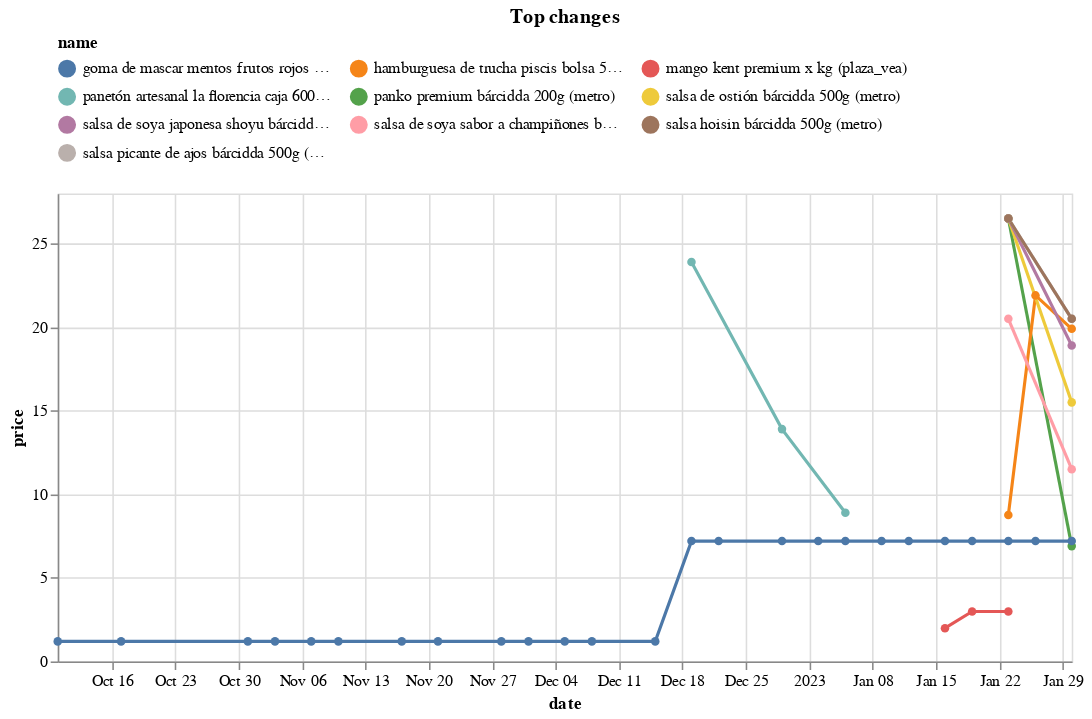

Source (notebook cell):
### Code cell
(top_changes
 .head(10)
 .drop('change', axis=1)
 .merge(df, on=['store','sku'])
 .pipe(alt.Chart)
 .mark_line(point=True)
 .encode(x='date', y='price', color='name', tooltip=['name','price'])
 .properties(width=650, title='Top changes')
 .configure_legend(orient='top', columns=3)
)

### Figure 1 — Vega-Lite specification as saved in the notebook (floating-point values rounded to 4 significant figures)
{"config": {"view": {"continuousWidth": 400, "continuousHeight": 300}, "legend": {"columns": 3, "orient": "top"}}, "data": {"name": "data-b0df3c54dcdcc1d16eca9d7dacd7aeb0"}, "mark": {"type": "line", "point": true}, "encoding": {"color": {"field": "name", "type": "nominal"}, "tooltip": [{"field": "name", "type": "nominal"}, {"field": "price", "type": "quantitative"}], "x": {"field": "date", "type": "temporal"}, "y": {"field": "price", "type": "quantitative"}}, "title": "Top changes", "width": 650, "$schema": "https://vega.github.io/schema/vega-lite/v4.17.0.json", "datasets": {"data-b0df3c54dcdcc1d16eca9d7dacd7aeb0": [{"store": "metro", "sku": 1017226, "brand": "Bárcidda", "uri": "https://www.metro.pe/panko-premium-barcidda-200g-981119/p", "name": "panko premium bárcidda 200g (metro)", "price": 6.9, "category": "https://www.metro.pe/abarrotes/condimentos-vinagres-y-comida-instantanea/salsas-y-bases-instantaneas", "date": "2023-01-30T00:00:00"}, {"store": "metro", "sku": 1017226, "brand": "Bárcidda", "uri": "https://www.metro.pe/panko-premium-barcidda-200g-981119/p", "name": "panko premium bárcidda 200g (metro)", "price": 26.5, "category": "https://www.metro.pe/abarrotes/condimentos-vinagres-y-comida-instantanea/salsas-y-bases-instantaneas", "date": "2023-01-23T00:00:00"}, {"store": "plaza_vea", "sku": 13447, "brand": "PISCIS", "uri": "https://www.plazavea.com.pe/hamburguesa-de-trucha-piscis-bolsa-500g/p", "name": "hamburguesa de trucha piscis bolsa 500g (plaza_vea)", "price": 21.9, "category": "https://www.plazavea.com.pe/congelados", "date": "2023-01-26T00:00:00"}, {"store": "plaza_vea", "sku": 13447, "brand": "PISCIS", "uri": "https://www.plazavea.com.pe/hamburguesa-de-trucha-piscis-bolsa-500g/p", "name": "hamburguesa de trucha piscis bolsa 500g (plaza_vea)", "price": 8.76, "category": "https://www.plazavea.com.pe/congelados", "date": "2023-01-23T00:00:00"}, {"store": "plaza_vea", "sku": 13447, "brand": "PISCIS", "uri": "https://www.plazavea.com.pe/hamburguesa-de-trucha-piscis-bolsa-500g/p", "name": "hamburguesa de trucha piscis bolsa 500g (plaza_vea)", "price": 19.9, "category": "https://www.plazavea.com.pe/congelados", "date": "2023-01-30T00:00:00"}, {"store": "metro", "sku": 1017219, "brand": "Bárcidda", "uri": "https://www.metro.pe/salsa-de-soya-sabor-a-champinones-barcidda-500ml-981112/p", "name": "salsa de soya sabor a champiñones bárcidda 500ml (metro)", "price": 11.5, "category": "https://www.metro.pe/abarrotes/condimentos-vinagres-y-comida-instantanea/vinagres-y-sillao", "date": "2023-01-30T00:00:00"}, {"store": "metro", "sku": 1017219, "brand": "Bárcidda", "uri": "https://www.metro.pe/salsa-de-soya-sabor-a-champinones-barcidda-500ml-981112/p", "name": "salsa de soya sabor a champiñones bárcidda 500ml (metro)", "price": 20.5, "category": "https://www.metro.pe/abarrotes/condimentos-vinagres-y-comida-instantanea/vinagres-y-sillao", "date": "2023-01-23T00:00:00"}, {"store": "metro", "sku": 1017221, "brand": "Bárcidda", "uri": "https://www.metro.pe/salsa-de-ostion-barcidda-500g-981114/p", "name": "salsa de ostión bárcidda 500g (metro)", "price": 15.5, "category": "https://www.metro.pe/abarrotes/condimentos-vinagres-y-comida-instantanea/salsas-para-cocinar-y-tucos", "date": "2023-01-30T00:00:00"}, {"store": "metro", "sku": 1017221, "brand": "Bárcidda", "uri": "https://www.metro.pe/salsa-de-ostion-barcidda-500g-981114/p", "name": "salsa de ostión bárcidda 500g (metro)", "price": 26.5, "category": "https://www.metro.pe/abarrotes/condimentos-vinagres-y-comida-instantanea/salsas-para-cocinar-y-tucos", "date": "2023-01-23T00:00:00"}, {"store": "plaza_vea", "sku": 10765059, "brand": "LA FLORENCIA", "uri": null, "name": "panetón artesanal la florencia caja 600g (plaza_vea)", "price": 13.9, "category": "https://www.plazavea.com.pe/panaderia-y-pasteleria", "date": "2022-12-29T00:00:00"}, {"store": "plaza_vea", "sku": 10765059, "brand": "LA FLORENCIA", "uri": null, "name": "panetón artesanal la florencia caja 600g (plaza_vea)", "price": 8.9, "category": "https://www.plazavea.com.pe/panaderia-y-pasteleria", "date": "2023-01-05T00:00:00"}, {"store": "plaza_vea", "sku": 10765059, "brand": "LA FLORENCIA", "uri": null, "name": "panetón artesanal la florencia caja 600g (plaza_vea)", "price": 23.9, "category": "https://www.plazavea.com.pe/panaderia-y-pasteleria", "date": "2022-12-19T00:00:00"}, {"store": "metro", "sku": 1017220, "brand": "Bárcidda", "uri": "https://www.metro.pe/salsa-de-soya-japonesa-shoyu-barcidda-500ml-981113/p", "name": "salsa de soya japonesa shoyu bárcidda 500ml (metro)", "price": 18.9, "category": "https://www.metro.pe/abarrotes/condimentos-vinagres-y-comida-instantanea/vinagres-y-sillao", "date": "2023-01-30T00:00:00"}, {"store": "metro", "sku": 1017220, "brand": "Bárcidda", "uri": "https://www.metro.pe/salsa-de-soya-japonesa-shoyu-barcidda-500ml-981113/p", "name": "salsa de soya japonesa shoyu bárcidda 500ml (metro)", "price": 26.5, "category": "https://www.metro.pe/abarrotes/condimentos-vinagres-y-comida-instantanea/vinagres-y-sillao", "date": "2023-01-23T00:00:00"}, {"store": "plaza_vea", "sku": 10772155, "brand": "PLAZA VEA", "uri": "https://www.plazavea.com.pe/mango-kent-premium/p", "name": "mango kent premium x kg (plaza_vea)", "price": 2.99, "category": "https://www.plazavea.com.pe/frutas-y-verduras", "date": "2023-01-23T00:00:00"}, {"store": "plaza_vea", "sku": 10772155, "brand": "PLAZA VEA", "uri": "https://www.plazavea.com.pe/mango-kent-premium/p", "name": "mango kent premium x kg (plaza_vea)", "price": 1.99, "category": "https://www.plazavea.com.pe/frutas-y-verduras", "date": "2023-01-16T00:00:00"}, {"store": "plaza_vea", "sku": 10772155, "brand": "PLAZA VEA", "uri": "https://www.plazavea.com.pe/mango-kent-premium/p", "name": "mango kent premium x kg (plaza_vea)", "price": 2.99, "category": "https://www.plazavea.com.pe/frutas-y-verduras", "date": "2023-01-19T00:00:00"}, {"store": "plaza_vea", "sku": 62784, "brand": "MENTOS", "uri": "https://www.plazavea.com.pe/chicle-con-centro-liquido-mentos-frutos-rojos-frasco-30g/p", "name": "goma de mascar mentos frutos rojos envase 30g (plaza_vea)", "price": 7.2, "category": "https://www.plazavea.com.pe/abarrotes", "date": "2022-12-22T00:00:00"}, {"store": "plaza_vea", "sku": 62784, "brand": "MENTOS", "uri": "https://www.plazavea.com.pe/chicle-con-centro-liquido-mentos-frutos-rojos-frasco-30g/p", "name": "goma de mascar mentos frutos rojos envase 30g (plaza_vea)", "price": 7.2, "category": "https://www.plazavea.com.pe/abarrotes", "date": "2023-01-26T00:00:00"}, {"store": "plaza_vea", "sku": 62784, "brand": "MENTOS", "uri": "https://www.plazavea.com.pe/chicle-con-centro-liquido-mentos-frutos-rojos-frasco-30g/p", "name": "goma de mascar mentos frutos rojos envase 30g (plaza_vea)", "price": 1.2, "category": "https://www.plazavea.com.pe/abarrotes", "date": "2022-10-17T00:00:00"}, {"store": "plaza_vea", "sku": 62784, "brand": "MENTOS", "uri": "https://www.plazavea.com.pe/chicle-con-centro-liquido-mentos-frutos-rojos-frasco-30g/p", "name": "goma de mascar mentos frutos rojos envase 30g (plaza_vea)", "price": 1.2, "category": "https://www.plazavea.com.pe/abarrotes", "date": "2022-10-10T00:00:00"}, {"store": "plaza_vea", "sku": 62784, "brand": "MENTOS", "uri": "https://www.plazavea.com.pe/chicle-con-centro-liquido-mentos-frutos-rojos-frasco-30g/p", "name": "goma de mascar mentos frutos rojos envase 30g (plaza_vea)", "price": 7.2, "category": "https://www.plazavea.com.pe/abarrotes", "date": "2023-01-09T00:00:00"}, {"store": "plaza_vea", "sku": 62784, "brand": "MENTOS", "uri": "https://www.plazavea.com.pe/chicle-con-centro-liquido-mentos-frutos-rojos-frasco-30g/p", "name": "goma de mascar mentos frutos rojos envase 30g (plaza_vea)", "price": 1.2, "category": "https://www.plazavea.com.pe/abarrotes", "date": "2022-12-01T00:00:00"}, {"store": "plaza_vea", "sku": 62784, "brand": "MENTOS", "uri": "https://www.plazavea.com.pe/chicle-con-centro-liquido-mentos-frutos-rojos-frasco-30g/p", "name": "goma de mascar mentos frutos rojos envase 30g (plaza_vea)", "price": 7.2, "category": "https://www.plazavea.com.pe/abarrotes", "date": "2022-12-29T00:00:00"}, {"store": "plaza_vea", "sku": 62784, "brand": "MENTOS", "uri": "https://www.plazavea.com.pe/chicle-con-centro-liquido-mentos-frutos-rojos-frasco-30g/p", "name": "goma de mascar mentos frutos rojos envase 30g (plaza_vea)", "price": 7.2, "category": "https://www.plazavea.com.pe/abarrotes", "date": "2023-01-02T00:00:00"}, {"store": "plaza_vea", "sku": 62784, "brand": "MENTOS", "uri": "https://www.plazavea.com.pe/chicle-con-centro-liquido-mentos-frutos-rojos-frasco-30g/p", "name": "goma de mascar mentos frutos rojos envase 30g (plaza_vea)", "price": 1.2, "category": "https://www.plazavea.com.pe/abarrotes", "date": "2022-12-15T00:00:00"}, {"store": "plaza_vea", "sku": 62784, "brand": "MENTOS", "uri": "https://www.plazavea.com.pe/chicle-con-centro-liquido-mentos-frutos-rojos-frasco-30g/p", "name": "goma de mascar mentos frutos rojos envase 30g (plaza_vea)", "price": 7.2, "category": "https://www.plazavea.com.pe/abarrotes", "date": "2023-01-12T00:00:00"}, {"store": "plaza_vea", "sku": 62784, "brand": "MENTOS", "uri": "https://www.plazavea.com.pe/chicle-con-centro-liquido-mentos-frutos-rojos-frasco-30g/p", "name": "goma de mascar mentos frutos rojos envase 30g (plaza_vea)", "price": 1.2, "category": "https://www.plazavea.com.pe/abarrotes", "date": "2022-12-05T00:00:00"}, {"store": "plaza_vea", "sku": 62784, "brand": "MENTOS", "uri": "https://www.plazavea.com.pe/chicle-con-centro-liquido-mentos-frutos-rojos-frasco-30g/p", "name": "goma de mascar mentos frutos rojos envase 30g (plaza_vea)", "price": 7.2, "category": "https://www.plazavea.com.pe/abarrotes", "date": "2023-01-05T00:00:00"}, {"store": "plaza_vea", "sku": 62784, "brand": "MENTOS", "uri": "https://www.plazavea.com.pe/chicle-con-centro-liquido-mentos-frutos-rojos-frasco-30g/p", "name": "goma de mascar mentos frutos rojos envase 30g (plaza_vea)", "price": 1.2, "category": "https://www.plazavea.com.pe/abarrotes", "date": "2022-11-10T00:00:00"}, {"store": "plaza_vea", "sku": 62784, "brand": "MENTOS", "uri": "https://www.plazavea.com.pe/chicle-con-centro-liquido-mentos-frutos-rojos-frasco-30g/p", "name": "goma de mascar mentos frutos rojos envase 30g (plaza_vea)", "price": 7.2, "category": "https://www.plazavea.com.pe/abarrotes", "date": "2023-01-23T00:00:00"}, {"store": "plaza_vea", "sku": 62784, "brand": "MENTOS", "uri": "https://www.plazavea.com.pe/chicle-con-centro-liquido-mentos-frutos-rojos-frasco-30g/p", "name": "goma de mascar mentos frutos rojos envase 30g (plaza_vea)", "price": 1.2, "category": "https://www.plazavea.com.pe/abarrotes", "date": "2022-10-31T00:00:00"}, {"store": "plaza_vea", "sku": 62784, "brand": "MENTOS", "uri": "https://www.plazavea.com.pe/chicle-con-centro-liquido-mentos-frutos-rojos-frasco-30g/p", "name": "goma de mascar mentos frutos rojos envase 30g (plaza_vea)", "price": 1.2, "category": "https://www.plazavea.com.pe/abarrotes", "date": "2022-11-28T00:00:00"}, {"store": "plaza_vea", "sku": 62784, "brand": "MENTOS", "uri": "https://www.plazavea.com.pe/chicle-con-centro-liquido-mentos-frutos-rojos-frasco-30g/p", "name": "goma de mascar mentos frutos rojos envase 30g (plaza_vea)", "price": 1.2, "category": "https://www.plazavea.com.pe/abarrotes", "date": "2022-11-17T00:00:00"}, {"store": "plaza_vea", "sku": 62784, "brand": "MENTOS", "uri": "https://www.plazavea.com.pe/chicle-con-centro-liquido-mentos-frutos-rojos-frasco-30g/p", "name": "goma de mascar mentos frutos rojos envase 30g (plaza_vea)", "price": 7.2, "category": "https://www.plazavea.com.pe/abarrotes", "date": "2022-12-19T00:00:00"}, {"store": "plaza_vea", "sku": 62784, "brand": "MENTOS", "uri": "https://www.plazavea.com.pe/chicle-con-centro-liquido-mentos-frutos-rojos-frasco-30g/p", "name": "goma de mascar mentos frutos rojos envase 30g (plaza_vea)", "price": 7.2, "category": "https://www.plazavea.com.pe/abarrotes", "date": "2023-01-30T00:00:00"}, {"store": "plaza_vea", "sku": 62784, "brand": "MENTOS", "uri": "https://www.plazavea.com.pe/chicle-con-centro-liquido-mentos-frutos-rojos-frasco-30g/p", "name": "goma de mascar mentos frutos rojos envase 30g (plaza_vea)", "price": 1.2, "category": "https://www.plazavea.com.pe/abarrotes", "date": "2022-11-07T00:00:00"}, {"store": "plaza_vea", "sku": 62784, "brand": "MENTOS", "uri": "https://www.plazavea.com.pe/chicle-con-centro-liquido-mentos-frutos-rojos-frasco-30g/p", "name": "goma de mascar mentos frutos rojos envase 30g (plaza_vea)", "price": 7.2, "category": "https://www.plazavea.com.pe/abarrotes", "date": "2023-01-16T00:00:00"}, {"store": "plaza_vea", "sku": 62784, "brand": "MENTOS", "uri": "https://www.plazavea.com.pe/chicle-con-centro-liquido-mentos-frutos-rojos-frasco-30g/p", "name": "goma de mascar mentos frutos rojos envase 30g (plaza_vea)", "price": 7.2, "category": "https://www.plazavea.com.pe/abarrotes", "date": "2023-01-19T00:00:00"}, {"store": "plaza_vea", "sku": 62784, "brand": "MENTOS", "uri": "https://www.plazavea.com.pe/chicle-con-centro-liquido-mentos-frutos-rojos-frasco-30g/p", "name": "goma de mascar mentos frutos rojos envase 30g (plaza_vea)", "price": 1.2, "category": "https://www.plazavea.com.pe/abarrotes", "date": "2022-12-08T00:00:00"}, {"store": "plaza_vea", "sku": 62784, "brand": "MENTOS", "uri": "https://www.plazavea.com.pe/chicle-con-centro-liquido-mentos-frutos-rojos-frasco-30g/p", "name": "goma de mascar mentos frutos rojos envase 30g (plaza_vea)", "price": 1.2, "category": "https://www.plazavea.com.pe/abarrotes", "date": "2022-11-03T00:00:00"}, {"store": "plaza_vea", "sku": 62784, "brand": "MENTOS", "uri": "https://www.plazavea.com.pe/chicle-con-centro-liquido-mentos-frutos-rojos-frasco-30g/p", "name": "goma de mascar mentos frutos rojos envase 30g (plaza_vea)", "price": 1.2, "category": "https://www.plazavea.com.pe/abarrotes", "date": "2022-11-21T00:00:00"}, {"store": "metro", "sku": 1017222, "brand": "Bárcidda", "uri": "https://www.metro.pe/salsa-picante-de-ajos-barcidda-500g-981115/p", "name": "salsa picante de ajos bárcidda 500g (metro)", "price": 20.5, "category": "https://www.metro.pe/abarrotes/condimentos-vinagres-y-comida-instantanea/salsas-para-cocinar-y-tucos", "date": "2023-01-30T00:00:00"}, {"store": "metro", "sku": 1017222, "brand": "Bárcidda", "uri": "https://www.metro.pe/salsa-picante-de-ajos-barcidda-500g-981115/p", "name": "salsa picante de ajos bárcidda 500g (metro)", "price": 26.5, "category": "https://www.metro.pe/abarrotes/condimentos-vinagres-y-comida-instantanea/salsas-para-cocinar-y-tucos", "date": "2023-01-23T00:00:00"}, {"store": "metro", "sku": 1017224, "brand": "Bárcidda", "uri": "https://www.metro.pe/salsa-hoisin-barcidda-500g-981117/p", "name": "salsa hoisin bárcidda 500g (metro)", "price": 20.5, "category": "https://www.metro.pe/abarrotes/condimentos-vinagres-y-comida-instantanea/salsas-para-cocinar-y-tucos", "date": "2023-01-30T00:00:00"}, {"store": "metro", "sku": 1017224, "brand": "Bárcidda", "uri": "https://www.metro.pe/salsa-hoisin-barcidda-500g-981117/p", "name": "salsa hoisin bárcidda 500g (metro)", "price": 26.5, "category": "https://www.metro.pe/abarrotes/condimentos-vinagres-y-comida-instantanea/salsas-para-cocinar-y-tucos", "date": "2023-01-23T00:00:00"}]}}
